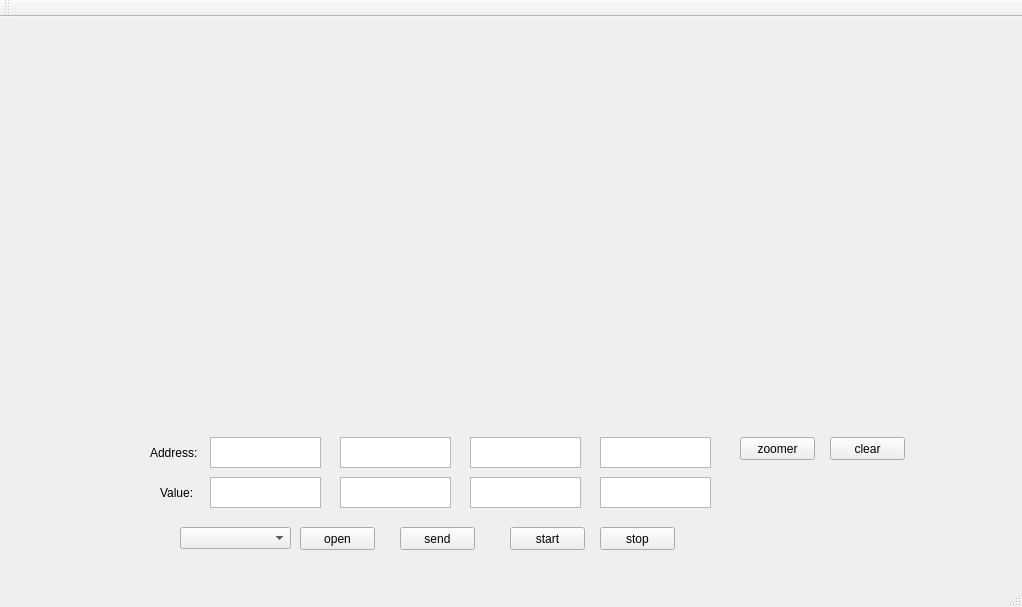
<?xml version="1.0" encoding="UTF-8"?>
<ui version="4.0">
 <class>MainWindow</class>
 <widget class="QMainWindow" name="MainWindow">
  <property name="geometry">
   <rect>
    <x>0</x>
    <y>0</y>
    <width>1022</width>
    <height>607</height>
   </rect>
  </property>
  <property name="windowTitle">
   <string>MainWindow</string>
  </property>
  <widget class="QWidget" name="centralWidget">
   <widget class="QPushButton" name="pushButton_start">
    <property name="geometry">
     <rect>
      <x>510</x>
      <y>510</y>
      <width>75</width>
      <height>23</height>
     </rect>
    </property>
    <property name="text">
     <string>start</string>
    </property>
   </widget>
   <widget class="QTextEdit" name="textEdit_ch1_addr">
    <property name="geometry">
     <rect>
      <x>210</x>
      <y>420</y>
      <width>111</width>
      <height>31</height>
     </rect>
    </property>
   </widget>
   <widget class="QTextEdit" name="textEdit_ch2_addr">
    <property name="geometry">
     <rect>
      <x>340</x>
      <y>420</y>
      <width>111</width>
      <height>31</height>
     </rect>
    </property>
   </widget>
   <widget class="QTextEdit" name="textEdit_ch3_addr">
    <property name="geometry">
     <rect>
      <x>470</x>
      <y>420</y>
      <width>111</width>
      <height>31</height>
     </rect>
    </property>
   </widget>
   <widget class="QTextEdit" name="textEdit_ch4_addr">
    <property name="geometry">
     <rect>
      <x>600</x>
      <y>420</y>
      <width>111</width>
      <height>31</height>
     </rect>
    </property>
   </widget>
   <widget class="QTextEdit" name="textEdit_ch4_value">
    <property name="geometry">
     <rect>
      <x>600</x>
      <y>460</y>
      <width>111</width>
      <height>31</height>
     </rect>
    </property>
   </widget>
   <widget class="QTextEdit" name="textEdit_ch3_value">
    <property name="geometry">
     <rect>
      <x>470</x>
      <y>460</y>
      <width>111</width>
      <height>31</height>
     </rect>
    </property>
   </widget>
   <widget class="QTextEdit" name="textEdit_ch1_value">
    <property name="geometry">
     <rect>
      <x>210</x>
      <y>460</y>
      <width>111</width>
      <height>31</height>
     </rect>
    </property>
   </widget>
   <widget class="QTextEdit" name="textEdit_ch2_value">
    <property name="geometry">
     <rect>
      <x>340</x>
      <y>460</y>
      <width>111</width>
      <height>31</height>
     </rect>
    </property>
   </widget>
   <widget class="QLabel" name="label">
    <property name="geometry">
     <rect>
      <x>150</x>
      <y>430</y>
      <width>54</width>
      <height>12</height>
     </rect>
    </property>
    <property name="text">
     <string>Address:</string>
    </property>
   </widget>
   <widget class="QLabel" name="label_2">
    <property name="geometry">
     <rect>
      <x>160</x>
      <y>470</y>
      <width>54</width>
      <height>12</height>
     </rect>
    </property>
    <property name="text">
     <string>Value:</string>
    </property>
   </widget>
   <widget class="QPushButton" name="pushButton_stop">
    <property name="geometry">
     <rect>
      <x>600</x>
      <y>510</y>
      <width>75</width>
      <height>23</height>
     </rect>
    </property>
    <property name="text">
     <string>stop</string>
    </property>
   </widget>
   <widget class="QwtPlot" name="qwtPlot">
    <property name="geometry">
     <rect>
      <x>10</x>
      <y>10</y>
      <width>971</width>
      <height>401</height>
     </rect>
    </property>
   </widget>
   <widget class="QPushButton" name="pushButton_zoomerbase">
    <property name="geometry">
     <rect>
      <x>740</x>
      <y>420</y>
      <width>75</width>
      <height>23</height>
     </rect>
    </property>
    <property name="text">
     <string>zoomer</string>
    </property>
   </widget>
   <widget class="QPushButton" name="pushButton_clear">
    <property name="geometry">
     <rect>
      <x>830</x>
      <y>420</y>
      <width>75</width>
      <height>23</height>
     </rect>
    </property>
    <property name="text">
     <string>clear</string>
    </property>
   </widget>
   <widget class="QComboBox" name="cbox_port">
    <property name="geometry">
     <rect>
      <x>180</x>
      <y>510</y>
      <width>111</width>
      <height>22</height>
     </rect>
    </property>
   </widget>
   <widget class="QPushButton" name="pushButton_open_port">
    <property name="geometry">
     <rect>
      <x>300</x>
      <y>510</y>
      <width>75</width>
      <height>23</height>
     </rect>
    </property>
    <property name="text">
     <string>open</string>
    </property>
   </widget>
   <widget class="QPushButton" name="pushButton_test_send">
    <property name="geometry">
     <rect>
      <x>400</x>
      <y>510</y>
      <width>75</width>
      <height>23</height>
     </rect>
    </property>
    <property name="text">
     <string>send</string>
    </property>
   </widget>
  </widget>
  <widget class="QMenuBar" name="menuBar">
   <property name="geometry">
    <rect>
     <x>0</x>
     <y>0</y>
     <width>1022</width>
     <height>23</height>
    </rect>
   </property>
  </widget>
  <widget class="QToolBar" name="mainToolBar">
   <attribute name="toolBarArea">
    <enum>TopToolBarArea</enum>
   </attribute>
   <attribute name="toolBarBreak">
    <bool>false</bool>
   </attribute>
  </widget>
  <widget class="QStatusBar" name="statusBar"/>
 </widget>
 <layoutdefault spacing="6" margin="11"/>
 <customwidgets>
  <customwidget>
   <class>QwtPlot</class>
   <extends>QFrame</extends>
   <header>qwt_plot.h</header>
   <container>1</container>
  </customwidget>
 </customwidgets>
 <resources/>
 <connections/>
</ui>
